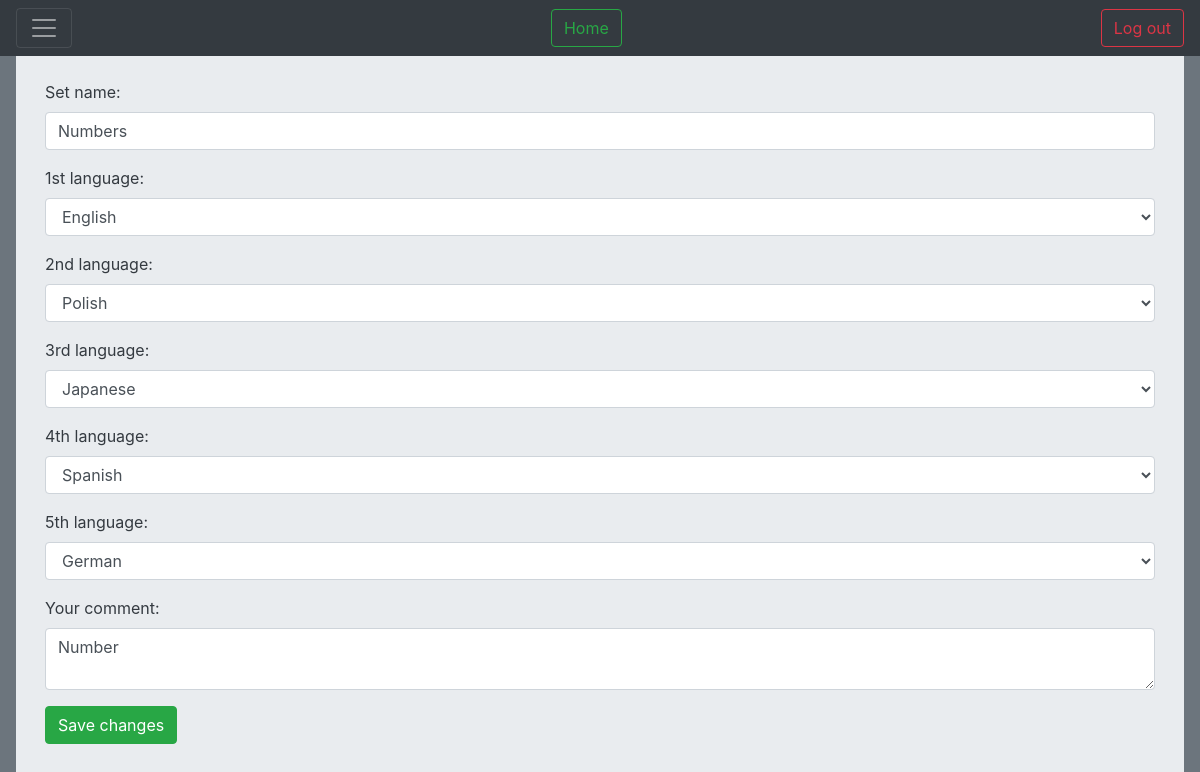
/cards/edit_set/57/ (signed in), run on the app's committed database.
### Cards/models.py (models this page shows, shortened)
class CardFolder(models.Model):
    user = models.ForeignKey(User, on_delete=models.CASCADE)
    name = models.CharField(max_length=200)
    create_date = models.DateField(auto_now_add=True)
    edit_date = models.DateField(auto_now=True)
    lang1 = models.CharField(max_length=5, choices=langcodes.LangCodes, default="en")
    lang2 = models.CharField(max_length=5, choices=langcodes.LangCodes, default="pl")
    lang3 = models.CharField(max_length=5, choices=langcodes.LangCodes, default="ja", blank=True)
    lang4 = models.CharField(max_length=5, choices=langcodes.LangCodes, default="es", blank=True)
    lang5 = models.CharField(max_length=5, choices=langcodes.LangCodes, default="de", blank=True)
    score = models.SmallIntegerField(default=0)
    comment = models.CharField(max_length=400, blank=True)
    def langs_no(self):
        return len(self.get_langs())
    langs_no.short_description = "No of languages"

### Cards/views.py (the view)
# urls.py: path('edit_set/<int:set_id>/', views.edit_folder, name='edit_folder'),
@login_required
def edit_folder(request, set_id):
    folder = get_object_or_404(CardFolder, id=set_id)
    if folder.user != request.user:
        return render(request, 'Cards/no_access.html')
    if request.method == 'POST':
        form = FolderForm(request.POST or None, instance=folder)
        if form.is_valid():
            folder = form.save(commit=False)
            folder.save()
            t = Thread(target=edit_folder_translate, args=[folder])
            t.setDaemon(False)
            t.start()
            return render(request, 'Cards/index.html')
    else:
        form = FolderForm(instance=folder)
    return render(request, 'Cards/edit_set.html', {'form': form})

### Cards/forms.py (shortened to what this page needs)
class FolderForm(ModelForm):
    class Meta:
        model = CardFolder
        fields = ['name', 'lang1', 'lang2', 'lang3', 'lang4', 'lang5', 'comment']
        widgets = {
            'name': forms.TextInput(attrs={'class': 'form-control', 'placeholder': 'Name for the set'}),
            'lang1': forms.Select(attrs={'class': 'form-control'}),
            'lang2': forms.Select(attrs={'class': 'form-control'}),
            'lang3': forms.Select(attrs={'class': 'form-control'}),
            'lang4': forms.Select(attrs={'class': 'form-control'}),
            'lang5': forms.Select(attrs={'class': 'form-control'}),
            'comment': forms.Textarea(attrs={'class': 'form-control', 'rows': 2}),
        }
        labels = {
            'name': _('Set name'),
            'lang1': _('1st language'),
            'lang2': _('2nd language'),
            'lang3': _('3rd language'),
            'lang4': _('4th language'),
            'lang5': _('5th language'),
            'comment': _('Your comment'),
        }

### Cards/templates/Cards/edit_set.html (shortened to what this page needs)
{% extends "base.html" %}
{% block body %}
<div class="jumbotron jumbotron-fluid">
  <div class="container">
    <div class="text-dark">
    <form method="POST" action=".">{% csrf_token %}
    {{form.as_p}}
    <button class="btn btn-success">Save changes</button>
    </form>
    </div>
  </div>
</div>
{% endblock body %}

### data on the page
CardFolder: name "Numbers", lang1 "English", lang2 "Polish", lang3 "Japanese", lang4 "Spanish", lang5 "German", comment "Number"
